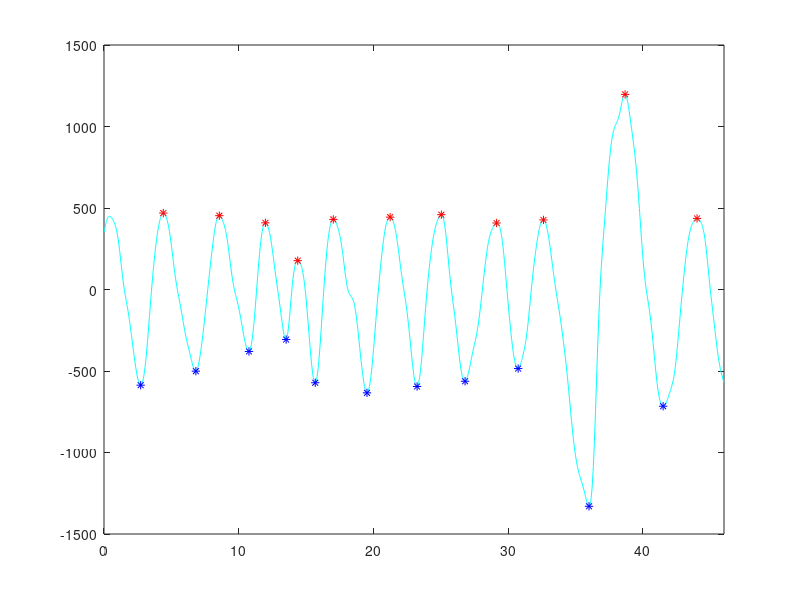

Write MATLAB code to recreate this figure. (Note: this script raises an error after producing the figure.)
%% [Lab 7] * 521273S Biosignal Processing I 
% Characterization of Respiratory Patterns
% Objectives: 
%       + To compute parameters related to respiratory patterns
%
% Input:
%       + 521273S_respiratoryairflow.txt
%       + The sampling rate is 50(Hz) and the airflow signal unit is (ml/s). 
%       + Inspiration is below and expiration is above zero line.
% Output:      
%       Compute inspiratory flow and expiratory flow
% 
% Useful MATLAB commands
%       refline
%
% $Id: respiratoryPatterns,v1.0 2016/12/08 16:00:16 lhuynh Exp $
% $Id: respiratoryPatterns,v1.1 2016/12/12 22:44:25 lhuynh Exp $

%% Init data
fs        = 50; %(Hz)
airFlow   = load('521273S_respiratoryairflow.txt');
N         = length(airFlow);
time      = 1/fs:1/fs:N/fs;
threshold = 20;


%% Compute respiratory rate [breaths per minute]
%breath = inspiration + expiration
inBegin = [];
inEnd   = [];
exBegin = [];
exEnd   = [];
mark    = 1;
for i=1:N-1
    if (airFlow(i)>0 && airFlow(i+1)<=0) %expiration count (ABOVE)
        if(abs(airFlow(mark))<threshold)
            exBegin = [exBegin mark];
            exEnd   = [exEnd i];
        end
        mark = i + 1;
    elseif (airFlow(i)<0 && airFlow(i+1)>=0) %inspiration count (BELOW)
        if(abs(airFlow(mark))<threshold)
            inBegin = [inBegin mark];
            inEnd   = [inEnd i];
        end
        mark = i + 1;
    end
end
%print result #2
fprintf('2.Respiration Rate                        = %.5f(bpm)\n', min(length(inBegin), length(exBegin))*60/ ((exEnd(length(exEnd))-inBegin(1))/fs));


%% Compute average duty cycle Ti/Ttot && average Tptef/Te
M = length(inEnd); %number of breath
dutyCycle = zeros(1, M);
Tptef     = zeros(1, M);
inPeak    = zeros(1, M);
exPeak    = zeros(1, M);
for i=1:M
    Ti            = inEnd(i)-inBegin(i);
    Te            = exEnd(i)-exBegin(i);
    dutyCycle(i)  = Ti / (Ti + Te);
    
    [~,exPeak(i)] = max(airFlow(exBegin(i):exEnd(i)));    
    Tptef(i)      = exPeak(i) / (Te);
    exPeak(i)     = exPeak(i) + exBegin(i);
    
    [~,inPeak(i)] = min(airFlow(inBegin(i):inEnd(i)));
    inPeak(i)     = inPeak(i) + inBegin(i);
end
%print result #3 & #4
fprintf('3.Average duty cycle                      = %.5f\n', mean(dutyCycle));
fprintf('4.Average time to peak expiratory airflow = %.5f\n', mean(Tptef));


%% Plot the figure
figure('Name', 'Airflow signal', 'NumberTitle', 'off');
plot(time, airFlow, 'c', time(inPeak), airFlow(inPeak), 'b*', time(exPeak), airFlow(exPeak), 'r*');
xlim([0 N/fs]);
hline       = refline([0,0]);
hline.Color = 'k';
xlabel('Time(seconds)');
ylabel('ml / s');
title('Airflow signal');


%% Compute average and standard deviation of peak-to-peak airflow
meanP2P = zeros(1, M);
for i=1:M
    meanP2P(i) = abs(airFlow(inPeak(i))) + airFlow(exPeak(i));
end
%print result #6
fprintf('6.Average Deviation of peak-to-peak       = %.5f\n', mean(meanP2P));
fprintf('6.Standard Deviation of peak-to-peak      = %.5f\n', std(meanP2P));


%% Compute the average expiratory volume(in millimeter)
expiratoryVolume = 0;
for i=1:M
    expiratoryVolume = expiratoryVolume + trapz(time(exBegin(i):exEnd(i)), airFlow(exBegin(i):exEnd(i)));
end
fprintf('7.The average expiratory volume           = %.5f(l)\n', abs(expiratoryVolume)/M/1000);
